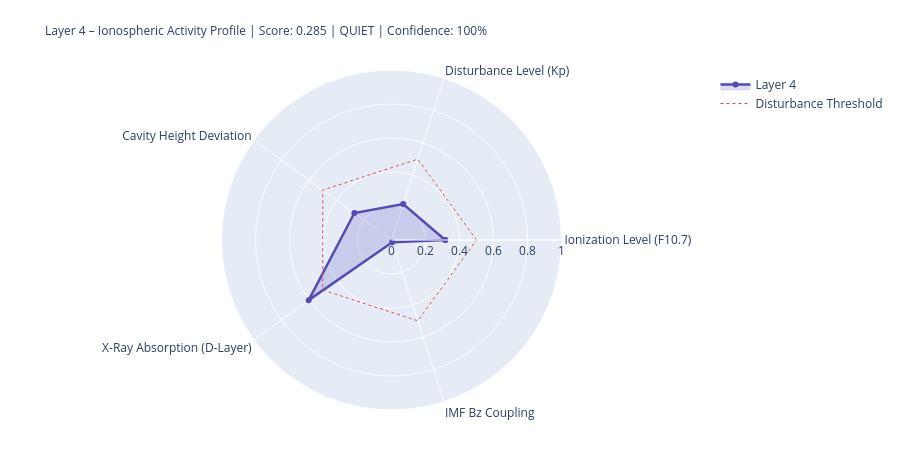

The notebook cell this image was saved under:
### Markdown cell above
---
## 4. State Assessment & Handoff to Layer 5

### Code cell
# ============================================================
# LAYER-4-SCORE
# ============================================================

COMPONENTS = {
    'Ionization Level (F10.7)':    {'score': ioniz,       'source': 'primary' if f107_now else 'from_layer0', 'dynamic': True},
    'Disturbance Level (Kp)':          {'score': disturb,     'source': 'primary' if kp_now   else 'from_layer0', 'dynamic': True},
    'Cavity Height Deviation':    {'score': h_dev,       'source': 'derived',                                'dynamic': True},
    'X-Ray Absorption (D-Layer)':{'score': xray_ioniz,  'source': 'primary' if xray_now else 'missing',     'dynamic': True},
    'IMF Bz Coupling':             {'score': bz_coupling, 'source': 'primary' if bz_now   else 'from_layer0', 'dynamic': True},
}

available    = {k: v['score'] for k, v in COMPONENTS.items() if v['score'] is not None}
unavailable  = [k for k, v in COMPONENTS.items() if v['score'] is None]
layer4_score = round(sum(available.values()) / len(available), 4) if available else None
confidence   = round(len(available) / len(COMPONENTS), 2)
level = ('unknown' if layer4_score is None
         else 'quiet'   if layer4_score < 0.3
         else 'moderate' if layer4_score < 0.6
         else 'active')
dominant_l4 = max(available, key=available.get) if available else 'none'

# Resonance delta for Schumann SR-1
sr1_ref = schumann_freq(1, 80.0)
sr1_now = schumann_freq(1, h_eff)
sr1_delta_mhz = (sr1_now - sr1_ref) * 1000

# Propagation conditions
prop_cond = ('disturbed'   if kp_val > 4
             else 'unsettled' if kp_val > 2
             else 'normal')
if xray_class in ['X', 'M']:
    prop_cond = 'Radio-Blackout moeglich'

W = 68
print('=' * W)
print('LAYER 4 – IONOSPHERE – STATE ASSESSMENT')
print('=' * W)
for name, comp in COMPONENTS.items():
    s = comp['score']
    if s is not None:
        bar = '█' * int(s * 20) + '░' * (20 - int(s * 20))
        print(f'  {name:<36} {bar}  {s:.3f}  [{comp["source"]}]')
    else:
        print(f'  {name:<36} {"─" * 20}  n/a   [missing]')
print('-' * W)
print(f'  Score:          {layer4_score:.3f}  ({len(available)}/{len(COMPONENTS)} components)')
print(f'  Confidence:     {confidence:.0%}')
print(f'  Level:          {level.upper()}')
print(f'  Dominant:       {dominant_l4}')
print(f'  Cavity height:  {h_eff:.1f} km  (Ref: 80.0 km)')
print(f'  SR-1:           {sr1_now:.3f} Hz  (Δ {sr1_delta_mhz:+.1f} mHz vs. ref)')
print(f'  Propagation:    {prop_cond}')
print(f'  X-Ray:          {xray_class}-class  ({xray_now:.2e} W/m²)' if xray_now else '  X-Ray:          n/a')
print('=' * W)

# Radar
cats   = list(available.keys())
vals_r = list(available.values())
if len(cats) >= 3:
    fig = go.Figure()
    fig.add_trace(go.Scatterpolar(
        r=vals_r + [vals_r[0]], theta=cats + [cats[0]],
        fill='toself', fillcolor='rgba(83,74,183,0.20)',
        line=dict(color='#534AB7', width=2.5), name='Layer 4'
    ))
    fig.add_trace(go.Scatterpolar(
        r=[0.5] * (len(cats)+1), theta=cats + [cats[0]],
        line=dict(color='#E24B4A', dash='dot', width=1),
        mode='lines', name='Disturbance Threshold'
    ))
    fig.update_layout(
        title=dict(
            text=f'Layer 4 – Ionospheric Activity Profile | Score: {layer4_score:.3f} | {level.upper()} | Confidence: {confidence:.0%}',
            font=dict(size=12)
        ),
        polar=dict(radialaxis=dict(visible=True, range=[0, 1])),
        height=450, showlegend=True,
        margin=dict(l=80, r=80, t=70, b=40)
    )
    fig.show()

### Figure 1 — Plotly figure (JSON) as saved in the notebook; plotly's stock layout.template omitted (floating-point values rounded to 4 significant figures)
{"data": [{"fill": "toself", "fillcolor": "rgba(83,74,183,0.20)", "line": {"color": "#534AB7", "width": 2.5}, "name": "Layer 4", "r": [0.316, 0.222, 0.27, 0.602, 0.014, 0.316], "theta": ["Ionization Level (F10.7)", "Disturbance Level (Kp)", "Cavity Height Deviation", "X-Ray Absorption (D-Layer)", "IMF Bz Coupling", "Ionization Level (F10.7)"], "type": "scatterpolar"}, {"line": {"color": "#E24B4A", "dash": "dot", "width": 1}, "mode": "lines", "name": "Disturbance Threshold", "r": [0.5, 0.5, 0.5, 0.5, 0.5, 0.5], "theta": ["Ionization Level (F10.7)", "Disturbance Level (Kp)", "Cavity Height Deviation", "X-Ray Absorption (D-Layer)", "IMF Bz Coupling", "Ionization Level (F10.7)"], "type": "scatterpolar"}], "layout": {"height": 450, "margin": {"b": 40, "l": 80, "r": 80, "t": 70}, "polar": {"radialaxis": {"range": [0, 1], "visible": true}}, "showlegend": true, "title": {"font": {"size": 12}, "text": "Layer 4 – Ionospheric Activity Profile | Score: 0.285 | QUIET | Confidence: 100%"}}}
